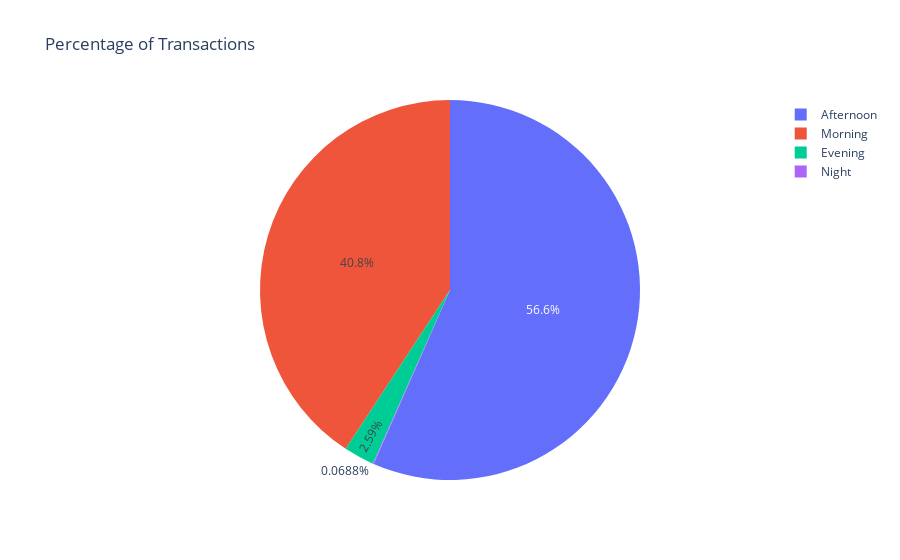

The cell this chart's notebook holds for it:
### Code cell
fig = px.pie(day , values = 'No_of_Transactions' , names = 'Daypart'  , title = 'Percentage of Transactions')
fig.show()

### Figure 1 — Plotly figure (JSON) as saved in the notebook; plotly's stock layout.template omitted (floating-point values rounded to 4 significant figures)
{"data": [{"domain": {"x": [0, 1], "y": [0, 1]}, "hovertemplate": "Daypart=%{label}<br>No_of_Transactions=%{value}<extra></extra>", "labels": ["Afternoon", "Morning", "Evening", "Night"], "legendgroup": "", "name": "", "showlegend": true, "type": "pie", "values": [10687, 7697, 490, 13]}], "layout": {"autosize": true, "legend": {"tracegroupgap": 0}, "title": {"text": "Percentage of Transactions"}}}
